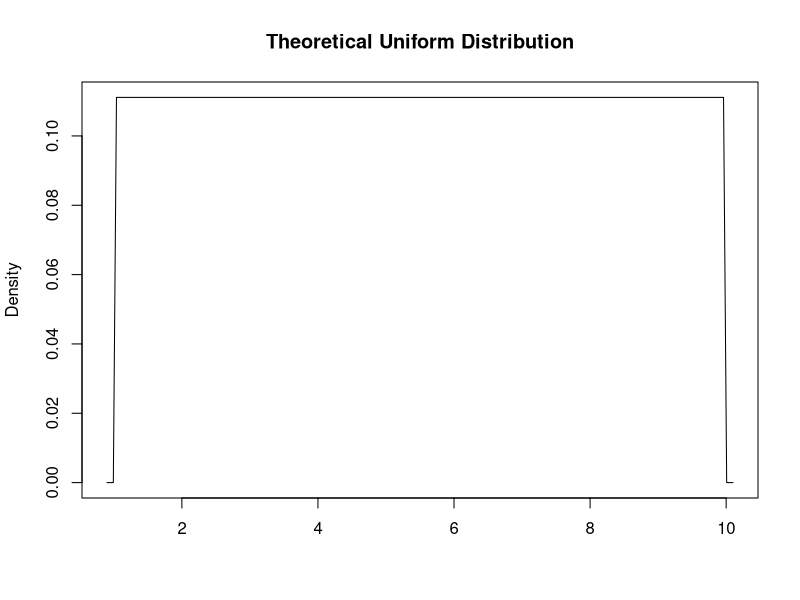
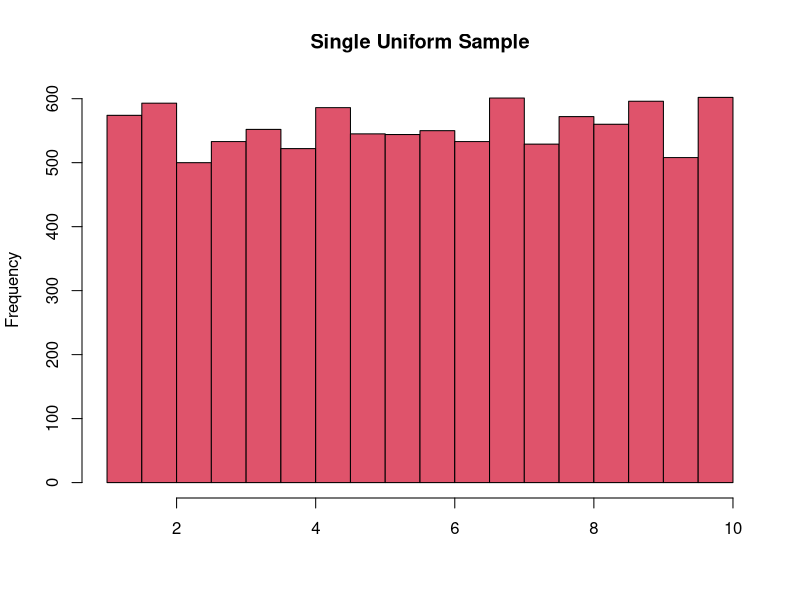
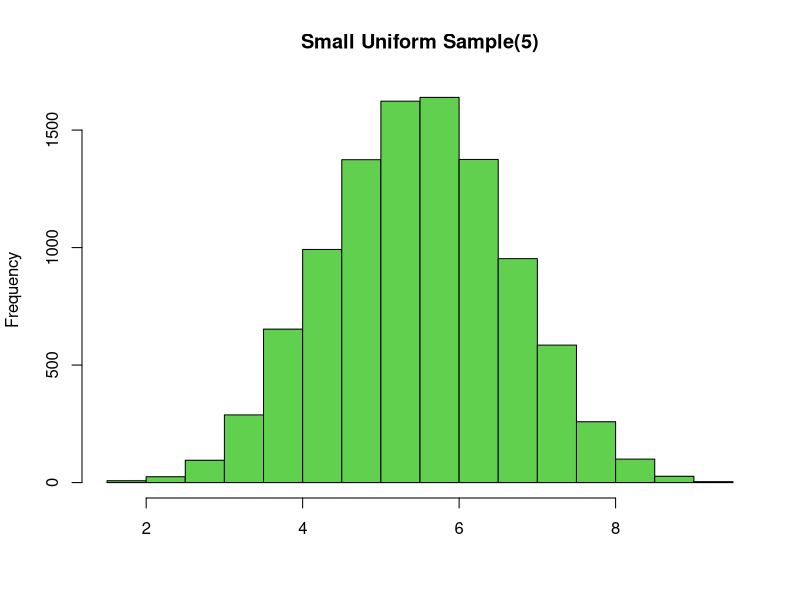
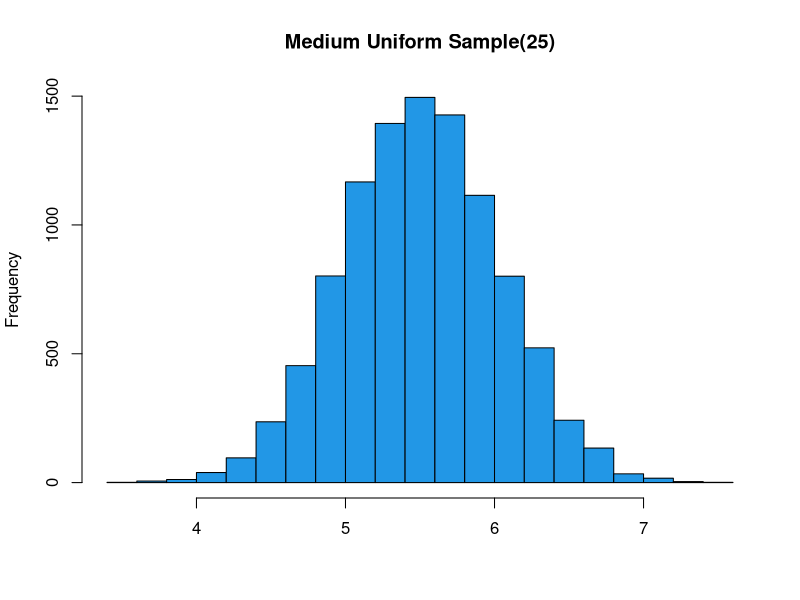
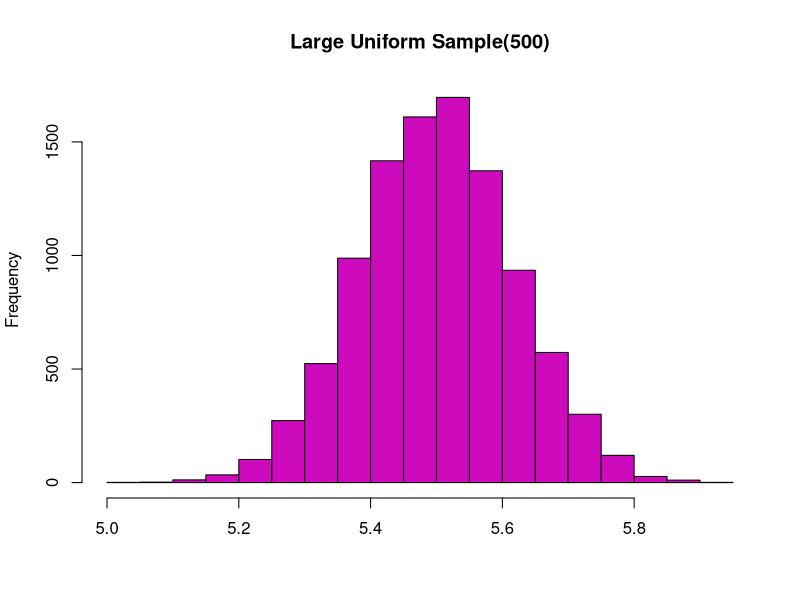
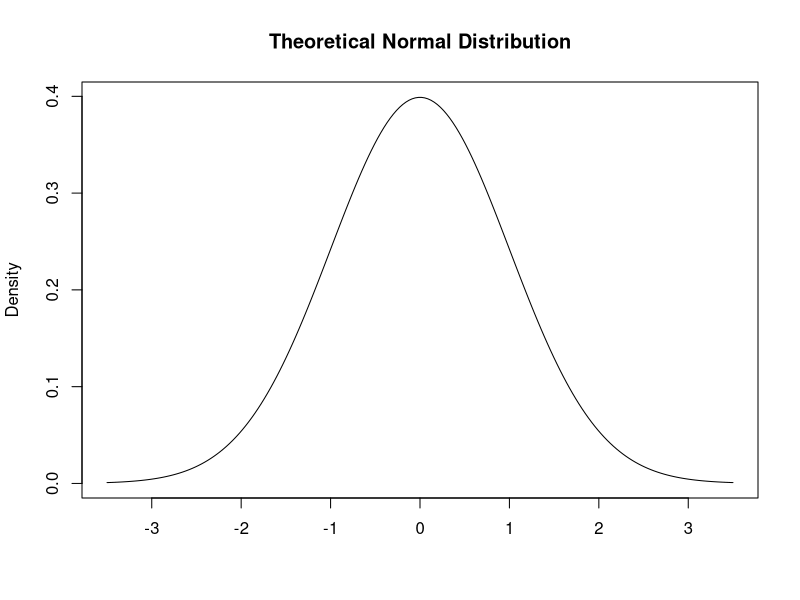
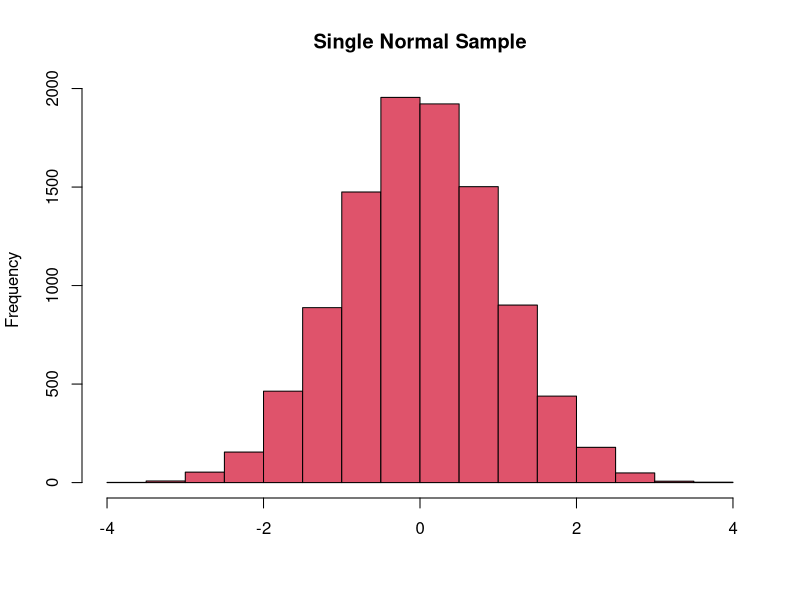
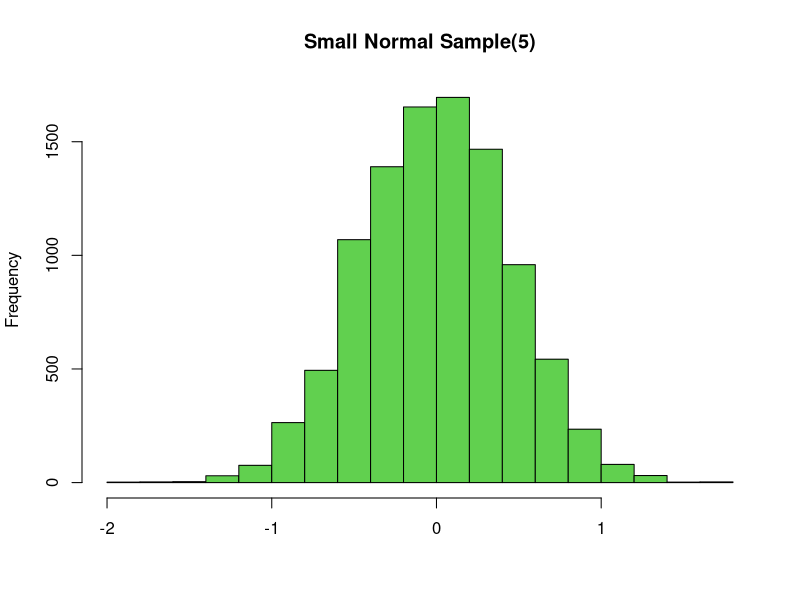

Write R code to recreate these figures, in order.
#--------------------------------------------------------
# Marcel Poblet
# CSCI 3900C Data Science 
# Project 2
# Dr. Spence
# September 22, 2016
#--------------------------------------------------------

# Set seed
set.seed(519)

# Set =up GenUnifSamples function 
GenUnifSamples <- function(s, n = 10000){
  # Set variable to start from beginning of loop
  i <- 1
  # instantiate the vector that will be storing means
  meanUnif <- 0
  # Start loop to go till total amount of samples n
  while(i <= n){
    # Generate random values of the sample size s between 1 and 10
    rando <- runif(s, min = 1, max = 10)
    # Store the mean of the sample generated in our returning vector
    meanUnif[i] <- mean(rando)
    # Add one to value being checked for loop
    i <- i + 1
  }
  # Return the generated vector of means
  return(meanUnif)
}

# Setup GenNormSamples function
GenNormSamples <- function(s, n = 10000){
  # Set variable to start from beginning of loop
  i <- 1
  # instantiate the vector that will be storing means
  meanNorm <- 0
  # Start loop to go till total amount of samples n
  while(i <= n){
    # Generate random values of the sample size s from the normal standard distribution
    rando <- rnorm(s)
    # Store the mean of the sample generated in our returning vector
    meanNorm[i] <- mean(rando)
    # Add one to value being checked for loop
    i <- i + 1
  }
  # Return the generated vector of means
  return(meanNorm)
}

# Setup GenExpSamples Function
GenExpSamples <- function(s, n = 10000){
  # Set variable to start from beginning of loop
  i <- 1
  # instantiate the vector that will be storing means
  meanExp <- 0
  # Start loop to go till total amount of samples n
  while(i <= n){
    # Generate random values of the sample size s from exponential distribution
    rando <- rexp(s)
    # Store the mean of the sample generated in our returning vector
    meanExp[i] <- mean(rando)
    # Add one to value being checked for loop
    i <- i + 1
  }
  # Return the generated vector of means
  return(meanExp)
}

# Create function to calculate the mean, sd, and five number summary
importantValues <- function(f){
  # Store each value in a vector
  num <- c(mean(f),sd(f),fivenum(f))
  # Label each number appropriatly
  names(num) <- c("Mean", "S.D.","Min","1st Qu.", "Meadian", "3rd Qu.", "Max")
  return(num)
}

# Uniform Distribution Theoretical plot
x <- seq(0.9, 10.1, length = 200)
hx <- dunif(x, min = 1, max = 10)
plot(x, hx, type = "l", xlab = "", ylab = "Density",
     main = "Theoretical Uniform Distribution")

# Generate one sample with 10000 values from uniform distribution
unifSample <- runif(10000, min = 1, max = 10)
#Display histogram of sample
hist(unifSample, main = "Single Uniform Sample", xlab = "", col = 2)
# Display mean, Standard Deviation, 5 number summary
importantValues(unifSample)

# Generate 10000 samples of size 5 from uniform distribution
unifSmall <- GenUnifSamples(5)
# Display histogram
hist(unifSmall, main = "Small Uniform Sample(5)", xlab = "", col = 3)
# Display mean, standard deviation, and five number summary
importantValues(unifSmall)

# Generate 10000 samples of size 25 from uniform distribution
unifMedium <- GenUnifSamples(25)
# Display histogram 
hist(unifMedium, main = "Medium Uniform Sample(25)", xlab = "", col = 4)
# Display mean, standard deviation, and five number summary
importantValues(unifMedium)

# Generate 10000 samples of size 500 from uniform distribution
unifLarge <- GenUnifSamples(500)
# Display histogram 
hist(unifLarge, main = "Large Uniform Sample(500)", xlab = "", col = 6)
# Display mean, standard deviation, and five number summary
importantValues(unifLarge)

# Normal Distribution Theoretical plot
x <- seq (-3.5, 3.5, length=200)
hx <- dnorm(x)
plot (x,hx,type="l",xlab = "", ylab = "Density", 
      main = "Theoretical Normal Distribution")

# Generate one sample with 10000 values from normal distribution
normSample <- rnorm(10000)
#Display histogram of sample
hist(normSample, main = "Single Normal Sample", xlab = "", col = 2)
# Display mean, Standard Deviation, 5 number summary
importantValues(normSample)

# Generate 10000 samples of size 5 from normal distribution
normSmall <- GenNormSamples(5)
# Display histogram
hist(normSmall, main = "Small Normal Sample(5)", xlab = "", col = 3)
# Display mean, standard deviation, and five number summary
importantValues(normSmall)

# Generate 10000 samples of size 25 from normal distribution
normMedium <- GenNormSamples(25)
# Display histogram
hist(normMedium, main = "Medium Normal Sample(25)", xlab = "", col = 4 )
# Display mean, standard deviation, and five number summary
importantValues(normMedium)

# Generate 10000 samples of size 500 from normal distribution
normLarge <- GenNormSamples(500)
# Display histogram
hist(normLarge, main = "Large Normal Sample(500)", xlab = "", col = 6)
# Display mean, standard deviation, and five number summary
importantValues(normLarge)

# Exponential Distribution Theoretical plot
x <- seq (0, 5, length=200)
hx <- dexp(x)
plot (x,hx,type="l",xlab = "", ylab = "Density", 
      main = "Theoretical Exponential Distribution")

# Generate one sample with 10000 values from exponential distribution
expSample <- rexp(10000)
#Display histogram of sample
hist(expSample, main = "Single Exponential Sample", xlab = "", col = 2)
# Display mean, Standard Deviation, 5 number summary
importantValues(expSample)


# Generate 10000 samples of size 5 from exponential distribution
expSmall <- GenExpSamples(5)
# Display histogram
hist(expSmall, main = "Small Exponential Sample(5)", xlab = "", col = 3)
# Display mean, standard deviation, and five number summary
importantValues(expSmall)

# Generate 10000 samples of size 25 from exponential distribution
expMedium <- GenExpSamples(25)
# Display histogram
hist(expMedium, main = "Medium Exponetial Sample(25)", xlab = "", col = 4)
# Display mean, standard deviation, and five number summary
importantValues(expMedium)

# Generate 10000 samples of size 500 from exponential distribution
expLarge <- GenExpSamples(500)
# Display histogram
hist(expLarge, main = "Large Exponential Sample(500)", xlab = "", col = 6)
# Display mean, standard deviation, and five number summary
importantValues(expLarge)